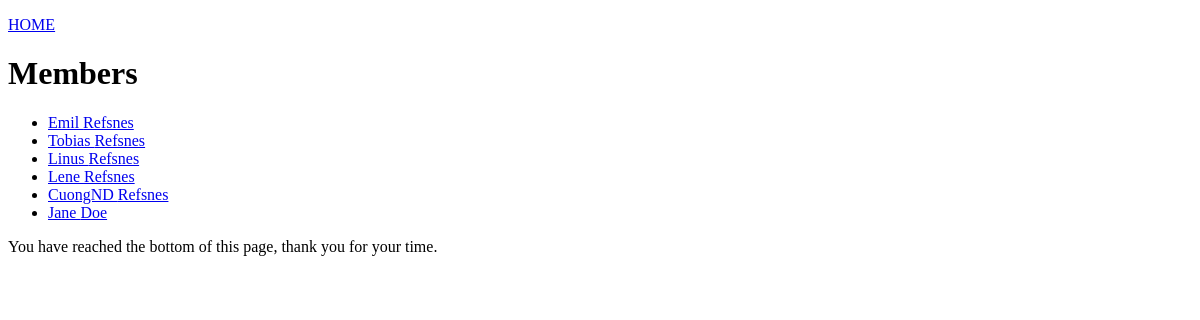
/members/, run on an earlier commit of the app's database.
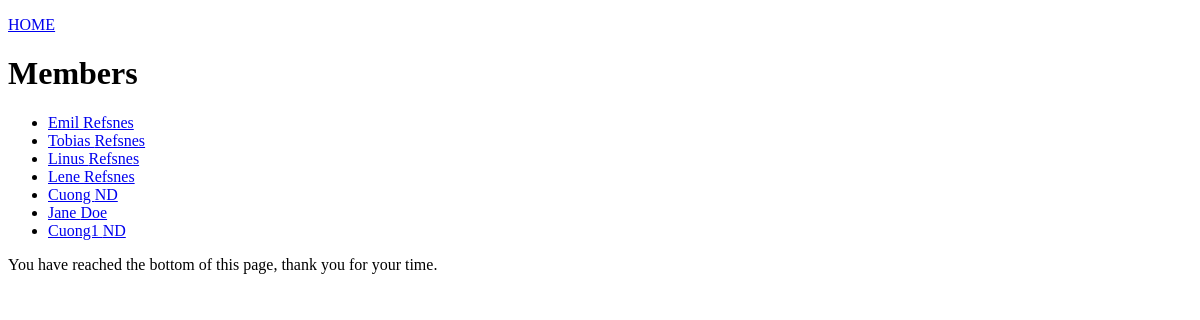
And on a later commit of the database.
### members/models.py (models this page shows, shortened)
class Member(models.Model):
  firstname = models.CharField(max_length=255)
  lastname = models.CharField(max_length=255)
  phone = models.IntegerField(null=True)
  joined_date = models.DateField(null=True)

### members/views.py (the view)
# urls.py: path('members/', views.members, name='members'),
def members(request):
    mymembers = Member.objects.all().values()
    template = loader.get_template('all_members.html')
    context = {
        'mymembers': mymembers,
    }
    return HttpResponse(template.render(context, request))

### members/templates/all_members.html (shortened to what this page needs)
{% extends "master.html" %}
{% block content %}
  <p><a href="/">HOME</a></p>
  <h1>Members</h1>
  <ul>
    {% for x in mymembers %}
      <li><a href="details/{{ x.id }}">{{ x.firstname }} {{ x.lastname }}</a></li>
    {% endfor %}
  </ul>
{% endblock %}

### members/templates/master.html (shortened to what this page needs)
<!DOCTYPE html>
<html>
<head>
</head>
<body>
{% block content %}
{% endblock %}
{% include 'footer.html' %}
</body>
</html>

### members/templates/footer.html
<p>You have reached the bottom of this page, thank you for your time.</p>

What changed in the data, as far as the page shows it:
changed Member: firstname "CuongND" → "Cuong"; lastname "Refsnes" → "ND"
added Member: firstname "Cuong1", lastname "ND"
